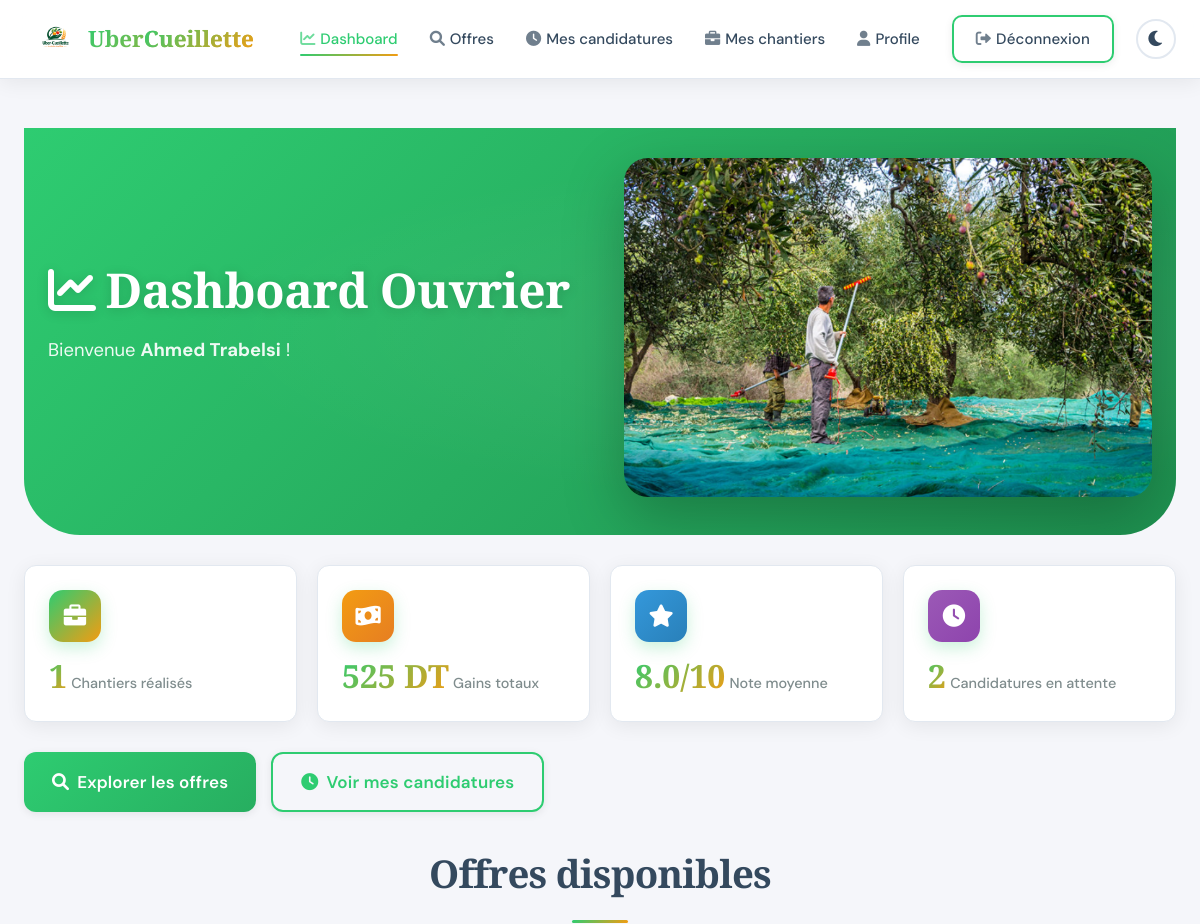
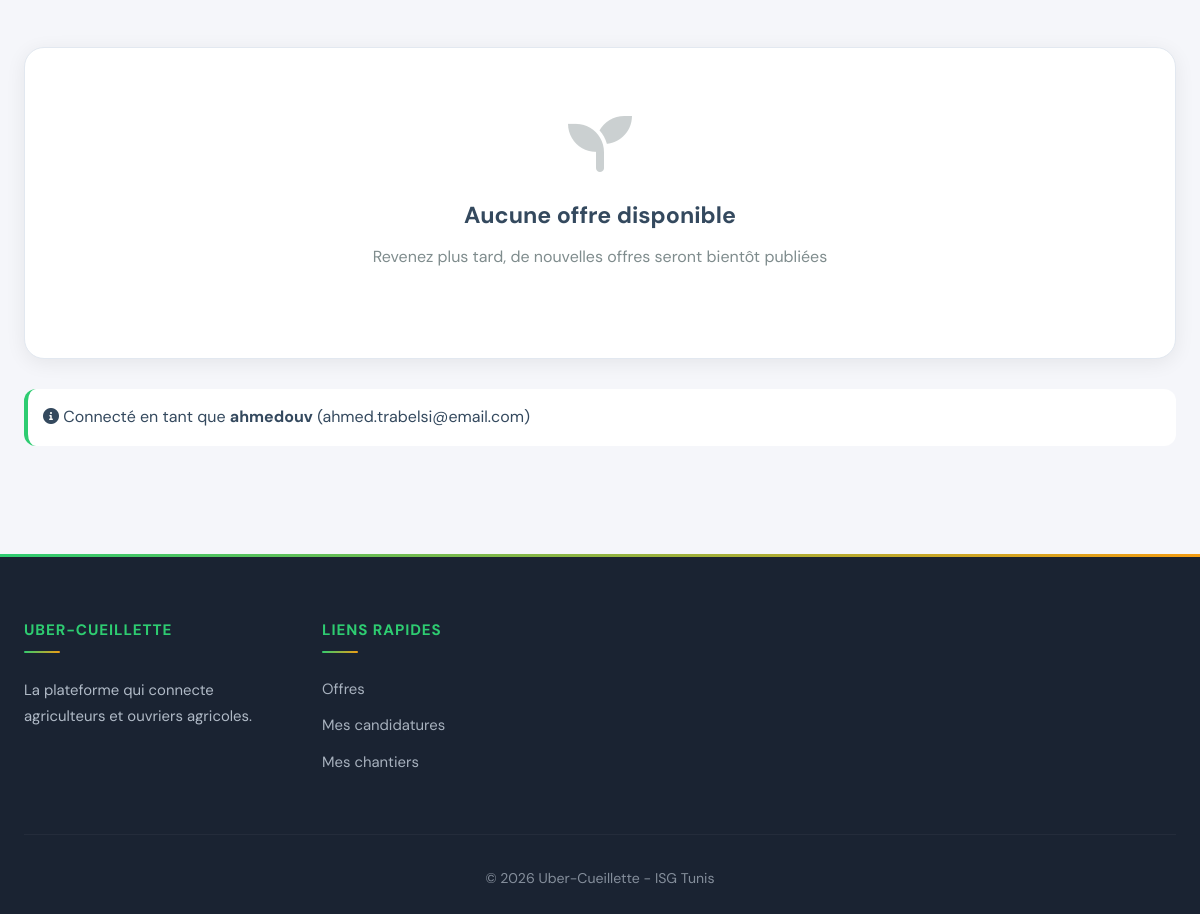
Screenshot of /src/ouvrier/dashboard.php (signed in) with the database file from the repository (2 pictures, top to bottom).
### tables this page shows
CREATE TABLE IF NOT EXISTS `uber_cueillette_ouvrier` (
  `id_ouvrier` int NOT NULL AUTO_INCREMENT,
  `nom` varchar(30) NOT NULL,
  `prenom` varchar(30) NOT NULL,
  `CIN` varchar(8) NOT NULL,
  `email` varchar(30) NOT NULL,
  `photo` longblob,
  `description` varchar(100) DEFAULT NULL,
  `pseudo` varchar(30) NOT NULL,
  `password` varchar(255) NOT NULL,
  PRIMARY KEY (`id_ouvrier`),
  UNIQUE KEY `CIN` (`CIN`),
  UNIQUE KEY `email` (`email`),
  UNIQUE KEY `pseudo` (`pseudo`)
);

### src/ouvrier/dashboard.php (the view, shortened to what this page needs)
<?php
require_once('../config/database.php');
$id_ouvrier = $_SESSION['user_id'];
$sql = "SELECT * FROM uber_cueillette_ouvrier WHERE id_ouvrier = ?";
$stmt = $pdo->prepare($sql);
$stmt->execute([$id_ouvrier]);
$ouvrier = $stmt->fetch();
$sql = "SELECT COUNT(*) as total FROM uber_cueillette_candidature WHERE id_ouvrier = ? AND decision = 'acceptee'";
$stmt = $pdo->prepare($sql);
$stmt->execute([$id_ouvrier]);
$chantiers_realises = $stmt->fetch()['total'] ?? 0;
$sql = "SELECT SUM(remuneration) as total FROM uber_cueillette_candidature WHERE id_ouvrier = ? AND decision = 'acceptee' AND remuneration IS NOT NULL";
$stmt = $pdo->prepare($sql);
$stmt->execute([$id_ouvrier]);
$gains_totaux = $stmt->fetch()['total'] ?? 0;
$sql = "SELECT AVG(note) as moyenne FROM uber_cueillette_candidature WHERE id_ouvrier = ? AND note IS NOT NULL";
$stmt = $pdo->prepare($sql);
$stmt->execute([$id_ouvrier]);
$note_moyenne = $stmt->fetch()['moyenne'] ?? 0;
$note_moyenne = $note_moyenne ? number_format($note_moyenne, 1) : 'N/A';
$sql = "SELECT COUNT(*) as total FROM uber_cueillette_candidature WHERE id_ouvrier = ? AND decision = 'en_attente'";
$stmt = $pdo->prepare($sql);
$stmt->execute([$id_ouvrier]);
$candidatures_attente = $stmt->fetch()['total'] ?? 0;
$sql = "SELECT o.*, tf.libelle as type_fruit, g.libelle as gouvernorat,
        (SELECT COUNT(*) FROM uber_cueillette_candidature WHERE id_offre = o.id_offre AND decision = 'acceptee') as places_prises
        FROM uber_cueillette_offre o
        JOIN uber_cueillette_type_fruit tf ON o.id_type_fruit = tf.id_type_fruit
        JOIN uber_cueillette_gouvernorat g ON o.id_gouvernorat = g.id_gouvernorat
        WHERE o.date_limite >= CURDATE() AND o.date_fin >= CURDATE()
        AND (SELECT COUNT(*) FROM uber_cueillette_candidature WHERE id_offre = o.id_offre AND decision = 'acceptee') < o.nombre_ouvriers
        ORDER BY o.date_limite ASC
        LIMIT 5";
$stmt = $pdo->query($sql);
$offres_recentes = $stmt->fetchAll();
?>
<!DOCTYPE html>
<html lang="fr">
<head>
    <link rel="stylesheet" href="https://cdnjs.cloudflare.com/ajax/libs/font-awesome/6.0.0/css/all.min.css">
    <link rel="stylesheet" href="../css/style.css">
</head>
<body>
<nav class="navbar">
    <div class="container">
        <a href="../racine/index.html" class="logo">
            <img src="../images/Uber-Cueillette-logo.png" alt="Uber-Cueillette" class="logo-img">
            <span>Uber<span>Cueillette</span></span>
        </a>
        <ul class="nav-menu">
            <li><a href="dashboard.php" class="active"><i class="fas fa-chart-line"></i> Dashboard</a></li>
            <li><a href="offres-disponibles.php"><i class="fas fa-search"></i> Offres</a></li>
            <li><a href="mes-candidatures.php"><i class="fas fa-clock"></i> Mes candidatures</a></li>
            <li><a href="mes-chantiers.php"><i class="fas fa-briefcase"></i> Mes chantiers</a></li>
            <li><a href="profil.php"><i class="fas fa-user"></i> Profile</a></li>
            <li class="nav-buttons">
                <a href="../racine/logout.php" class="btn btn-outline">
                    <i class="fas fa-sign-out-alt"></i> Déconnexion
                </a>
                <button id="theme-toggle" class="theme-toggle">
                    <i class="fas fa-moon"></i>
                </button>
            </li>
        </ul>
    </div>
</nav>
<main>
    <div class="container">
        <div class="hero" style="padding: 30px 0; margin-bottom: 30px;">
            <div class="container">
                <div class="hero-content">
                    <h1><i class="fas fa-chart-line"></i> Dashboard Ouvrier</h1>
                    <p>Bienvenue <strong><?php echo htmlspecialchars($ouvrier['prenom'] . ' ' . $ouvrier['nom']); ?></strong> !</p>
                </div>
                <div class="hero-image">
                    <img src="../images/hero-agriculture1.png" alt="Dashboard" onerror="this.style.display='none'">
                </div>
            </div>
        </div>
        <div class="stats-grid">
            <div class="stat-card">
                <div class="stat-icon"><i class="fas fa-briefcase"></i></div>
                <div class="stat-content">
                    <span class="stat-number"><?php echo $chantiers_realises; ?></span>
                    <span class="stat-label">Chantiers réalisés</span>
                </div>
            </div>
            <div class="stat-card">
                <div class="stat-icon" style="background: linear-gradient(135deg, #f39c12, #e67e22);">
                    <i class="fas fa-money-bill-wave"></i>
                </div>
                <div class="stat-content">
                    <span class="stat-number"><?php echo $gains_totaux; ?> DT</span>
                    <span class="stat-label">Gains totaux</span>
                </div>
            </div>
            <div class="stat-card">
                <div class="stat-icon" style="background: linear-gradient(135deg, #3498db, #2980b9);">
                    <i class="fas fa-star"></i>
                </div>
                <div class="stat-content">
                    <span class="stat-number"><?php echo $note_moyenne; ?>/10</span>
                    <span class="stat-label">Note moyenne</span>
                </div>
            </div>
            <div class="stat-card">
                <div class="stat-icon" style="background: linear-gradient(135deg, #9b59b6, #8e44ad);">
                    <i class="fas fa-clock"></i>
                </div>
                <div class="stat-content">
                    <span class="stat-number"><?php echo $candidatures_attente; ?></span>
                    <span class="stat-label">Candidatures en attente</span>
                </div>
            </div>
        </div>
        <div style="display: flex; gap: 15px; margin: 30px 0; flex-wrap: wrap;">
            <a href="offres-disponibles.php" class="btn btn-primary btn-large">
                <i class="fas fa-search"></i> Explorer les offres
            </a>
            <a href="mes-candidatures.php" class="btn btn-outline btn-large">
                <i class="fas fa-clock"></i> Voir mes candidatures
            </a>
        </div>
        <h2 class="section-title">Offres disponibles</h2>
        <?php if (empty($offres_recentes)): ?>
            <div class="empty-state">
                <i class="fas fa-seedling"></i>
                <h3>Aucune offre disponible</h3>
                <p>Revenez plus tard, de nouvelles offres seront bientôt publiées</p>
            </div>
        <?php endif; ?>
        <div style="margin-top: 30px; padding: 15px; background: var(--card-bg); border-radius: var(--border-radius); border-left: 4px solid var(--primary-color);">
            <p><i class="fas fa-info-circle"></i> Connecté en tant que <strong><?php echo htmlspecialchars($ouvrier['pseudo']); ?></strong> (<?php echo htmlspecialchars($ouvrier['email']); ?>)</p>
        </div>
    </div>
</main>
<footer class="footer">
    <div class="container">
        <div class="footer-grid">
            <div class="footer-col">
                <h4>Uber-Cueillette</h4>
                <p>La plateforme qui connecte agriculteurs et ouvriers agricoles.</p>
            </div>
            <div class="footer-col">
                <h4>Liens rapides</h4>
                <ul>
                    <li><a href="offres-disponibles.php">Offres</a></li>
                    <li><a href="mes-candidatures.php">Mes candidatures</a></li>
                    <li><a href="mes-chantiers.php">Mes chantiers</a></li>
                </ul>
            </div>
        </div>
        <div class="footer-bottom">
            <p>&copy; 2026 Uber-Cueillette - ISG Tunis</p>
        </div>
    </div>
</footer>
</body>
</html>

### rows the page displays
uber_cueillette_ouvrier: prenom+nom "Ahmed Trabelsi", pseudo "ahmedouv", email "ahmed.trabelsi@email.com"

### other values shown
$chantiers_realises "1"
$gains_totaux "525"
$note_moyenne "8.0"
$candidatures_attente "2"
